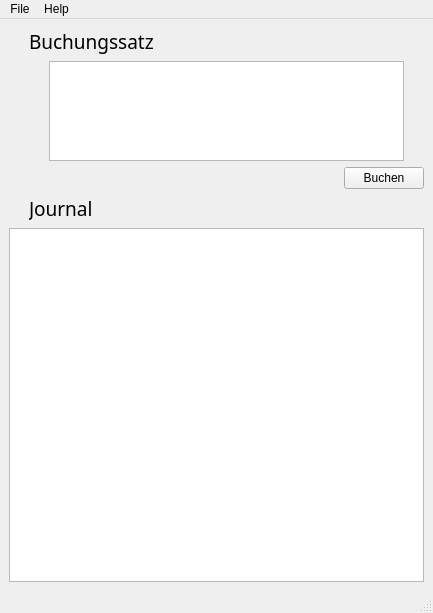
<?xml version="1.0" encoding="UTF-8"?>
<ui version="4.0">
 <class>MainWindow</class>
 <widget class="QMainWindow" name="MainWindow">
  <property name="geometry">
   <rect>
    <x>0</x>
    <y>0</y>
    <width>433</width>
    <height>613</height>
   </rect>
  </property>
  <property name="windowTitle">
   <string>MainWindow</string>
  </property>
  <widget class="QWidget" name="centralwidget">
   <layout class="QGridLayout" name="gridLayout">
    <item row="0" column="0">
     <layout class="QVBoxLayout" name="verticalLayout">
      <item>
       <layout class="QHBoxLayout" name="horizontalLayout">
        <item>
         <spacer name="horizontalSpacer">
          <property name="orientation">
           <enum>Qt::Horizontal</enum>
          </property>
          <property name="sizeType">
           <enum>QSizePolicy::Fixed</enum>
          </property>
          <property name="sizeHint" stdset="0">
           <size>
            <width>20</width>
            <height>20</height>
           </size>
          </property>
         </spacer>
        </item>
        <item>
         <widget class="QLabel" name="label">
          <property name="styleSheet">
           <string>font: 14pt sans-serif bold;</string>
          </property>
          <property name="text">
           <string>Buchungssatz</string>
          </property>
          <property name="buddy">
           <cstring>txtBookSentence</cstring>
          </property>
         </widget>
        </item>
        <item>
         <widget class="Line" name="line">
          <property name="sizePolicy">
           <sizepolicy hsizetype="Maximum" vsizetype="Fixed">
            <horstretch>0</horstretch>
            <verstretch>0</verstretch>
           </sizepolicy>
          </property>
          <property name="orientation">
           <enum>Qt::Horizontal</enum>
          </property>
         </widget>
        </item>
       </layout>
      </item>
      <item>
       <layout class="QHBoxLayout" name="horizontalLayout_2">
        <item>
         <spacer name="horizontalSpacer_2">
          <property name="orientation">
           <enum>Qt::Horizontal</enum>
          </property>
          <property name="sizeType">
           <enum>QSizePolicy::Fixed</enum>
          </property>
          <property name="sizeHint" stdset="0">
           <size>
            <width>40</width>
            <height>20</height>
           </size>
          </property>
         </spacer>
        </item>
        <item>
         <widget class="QTextEdit" name="txtBookSentence">
          <property name="sizePolicy">
           <sizepolicy hsizetype="Preferred" vsizetype="Preferred">
            <horstretch>0</horstretch>
            <verstretch>0</verstretch>
           </sizepolicy>
          </property>
          <property name="minimumSize">
           <size>
            <width>250</width>
            <height>100</height>
           </size>
          </property>
          <property name="maximumSize">
           <size>
            <width>16777215</width>
            <height>100</height>
           </size>
          </property>
         </widget>
        </item>
        <item>
         <spacer name="horizontalSpacer_3">
          <property name="orientation">
           <enum>Qt::Horizontal</enum>
          </property>
          <property name="sizeType">
           <enum>QSizePolicy::Fixed</enum>
          </property>
          <property name="sizeHint" stdset="0">
           <size>
            <width>20</width>
            <height>20</height>
           </size>
          </property>
         </spacer>
        </item>
       </layout>
      </item>
      <item>
       <layout class="QHBoxLayout" name="horizontalLayout_3">
        <item>
         <spacer name="horizontalSpacer_4">
          <property name="orientation">
           <enum>Qt::Horizontal</enum>
          </property>
          <property name="sizeHint" stdset="0">
           <size>
            <width>40</width>
            <height>20</height>
           </size>
          </property>
         </spacer>
        </item>
        <item>
         <widget class="QPushButton" name="btnBook">
          <property name="text">
           <string>Buchen</string>
          </property>
         </widget>
        </item>
       </layout>
      </item>
     </layout>
    </item>
    <item row="1" column="0">
     <layout class="QVBoxLayout" name="verticalLayout_2">
      <item>
       <layout class="QHBoxLayout" name="horizontalLayout_4">
        <item>
         <spacer name="horizontalSpacer_5">
          <property name="orientation">
           <enum>Qt::Horizontal</enum>
          </property>
          <property name="sizeType">
           <enum>QSizePolicy::Fixed</enum>
          </property>
          <property name="sizeHint" stdset="0">
           <size>
            <width>20</width>
            <height>20</height>
           </size>
          </property>
         </spacer>
        </item>
        <item>
         <widget class="QLabel" name="lblJournal">
          <property name="styleSheet">
           <string notr="true">font: 14pt sans-serif bold;</string>
          </property>
          <property name="text">
           <string>Journal</string>
          </property>
          <property name="buddy">
           <cstring>listJournal</cstring>
          </property>
         </widget>
        </item>
       </layout>
      </item>
      <item>
       <widget class="QTableView" name="listJournal">
        <property name="focusPolicy">
         <enum>Qt::NoFocus</enum>
        </property>
       </widget>
      </item>
     </layout>
    </item>
   </layout>
  </widget>
  <widget class="QMenuBar" name="menubar">
   <property name="geometry">
    <rect>
     <x>0</x>
     <y>0</y>
     <width>433</width>
     <height>22</height>
    </rect>
   </property>
   <widget class="QMenu" name="menuFile">
    <property name="title">
     <string>File</string>
    </property>
    <addaction name="actionLoad_account_file"/>
    <addaction name="actionShow_accounts"/>
    <addaction name="separator"/>
    <addaction name="actionClose"/>
   </widget>
   <widget class="QMenu" name="menuHelp">
    <property name="title">
     <string>Help</string>
    </property>
    <addaction name="actionAbout"/>
   </widget>
   <addaction name="menuFile"/>
   <addaction name="menuHelp"/>
  </widget>
  <widget class="QStatusBar" name="statusbar"/>
  <action name="actionAbout">
   <property name="checkable">
    <bool>false</bool>
   </property>
   <property name="text">
    <string>About</string>
   </property>
  </action>
  <action name="actionLoad_account_file">
   <property name="text">
    <string>Load account file...</string>
   </property>
  </action>
  <action name="actionShow_accounts">
   <property name="text">
    <string>Show accounts</string>
   </property>
  </action>
  <action name="actionClose">
   <property name="text">
    <string>Close</string>
   </property>
  </action>
 </widget>
 <tabstops>
  <tabstop>txtBookSentence</tabstop>
  <tabstop>btnBook</tabstop>
  <tabstop>listJournal</tabstop>
 </tabstops>
 <resources/>
 <connections/>
</ui>
